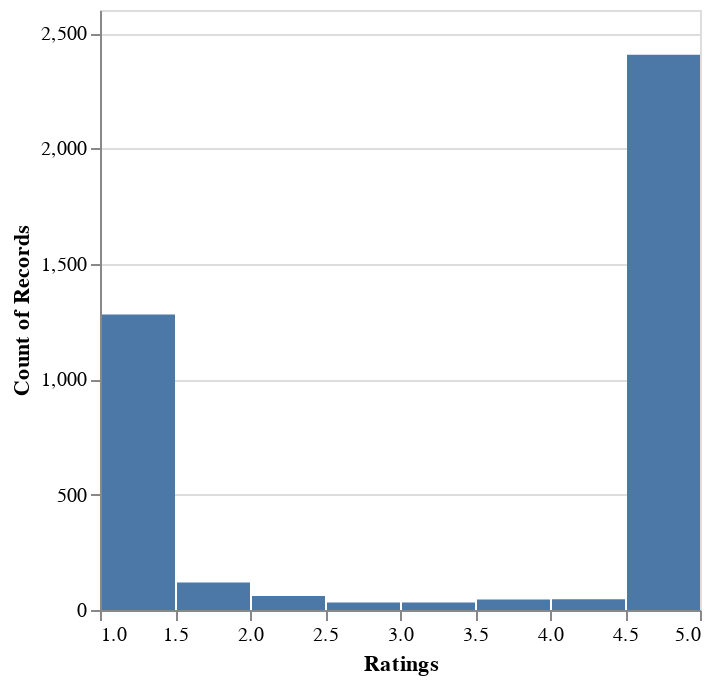

Here is the notebook cell this chart was saved with:
### Code cell
positivity = pos_df["positivity"]

normalized_scores = [(score * 4) + 1 for score in (positivity)]

source = pd.DataFrame({
    "score": normalized_scores
})
alt.Chart(source).mark_bar().encode(
    alt.X("score:Q", title="Ratings", bin=True),
    y='count()',
)

### Figure 1 — Vega-Lite specification as saved in the notebook (floating-point values rounded to 4 significant figures; data arrays with more than 128 entries replaced by an {"elided": "..."} marker saying what was removed)
{"config": {"view": {"continuousWidth": 300, "continuousHeight": 300}}, "data": {"name": "data-c15a6891256724f25fa616dfc1e85d29"}, "mark": {"type": "bar"}, "encoding": {"x": {"bin": true, "field": "score", "title": "Ratings", "type": "quantitative"}, "y": {"aggregate": "count", "type": "quantitative"}}, "$schema": "https://vega.github.io/schema/vega-lite/v5.16.3.json", "datasets": {"data-c15a6891256724f25fa616dfc1e85d29": {"elided": "4023 records"}}}
